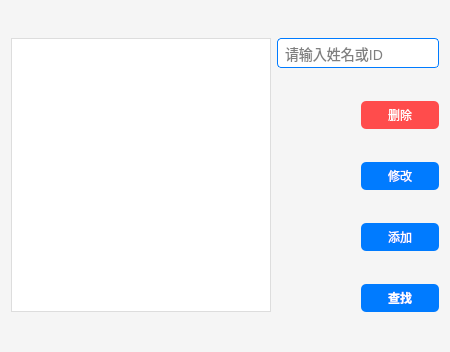
<?xml version="1.0" encoding="UTF-8"?>
<ui version="4.0">
 <class>DoctorView</class>
 <widget class="QWidget" name="DoctorView">
  <property name="geometry">
   <rect>
    <x>0</x>
    <y>0</y>
    <width>450</width>
    <height>352</height>
   </rect>
  </property>
  <property name="windowTitle">
   <string>医生管理</string>
  </property>
  <property name="styleSheet">
   <string notr="true">/* 界面背景颜色 */
QWidget#DoctorView {
    background-color: #F5F5F5;  /* 浅灰色背景 */
}

/* 表格样式 */
QTableView {
    background-color: #FFFFFF;  /* 表格背景色为白色 */
    border: 1px solid #DDDDDD;  /* 边框为浅灰色 */
    selection-background-color: #007BFF; /* 选中行背景为蓝色 */
    font-size: 12px;            /* 字体大小 */
}

/* 表格头部样式 */
QTableView::horizontalHeader {
    background-color: #007BFF;  /* 头部背景色为蓝色 */
    color: white;               /* 白色字体 */
}

/* 表格单元格的选中效果 */
QTableView::item:selected {
    background-color: #ADD8E6;  /* 选中单元格的背景色 */
}

/* 搜索框样式 */
QLineEdit#txtSearch {
    background-color: #FFFFFF;  /* 白色背景 */
    border: 1px solid #007BFF;  /* 蓝色边框 */
    border-radius: 4px;         /* 圆角 */
    padding: 5px;               /* 内边距 */
    font-size: 14px;            /* 字体大小 */
    min-width: 150px;           /* 最小宽度 */
}

/* 按钮通用样式 */
QPushButton {
    background-color: #007BFF;  /* 蓝色背景 */
    color: white;               /* 白色字体 */
    border: none;               /* 无边框 */
    border-radius: 5px;         /* 圆角 */
    padding: 5px 10px;          /* 内边距 */
    font-size: 12px;            /* 字体大小 */
    icon-size: 16px 16px;       /* 图标大小 */
}

/* 按钮悬停样式 */
QPushButton:hover {
    background-color: #0056B3;  /* 深蓝色背景 */
}

/* 按钮按下样式 */
QPushButton:pressed {
    background-color: #003F7F;  /* 更深的蓝色背景 */
}

/* 搜索按钮特殊样式 */
QPushButton#btSearch {
    font-weight: bold;          /* 字体加粗，强调查找功能 */
}

/* 删除按钮警示样式 */
QPushButton#btDelete {
    background-color: #FF4C4C;  /* 红色背景 */
}

QPushButton#btDelete:hover {
    background-color: #CC0000;  /* 深红色背景 */
}

QPushButton#btDelete:pressed {
    background-color: #990000;  /* 更深的红色背景 */
}
</string>
  </property>
  <layout class="QGridLayout" name="gridLayout">
   <item row="0" column="0" rowspan="5">
    <widget class="QTableView" name="tableView"/>
   </item>
   <item row="0" column="1" colspan="2">
    <widget class="QLineEdit" name="txtSearch">
     <property name="styleSheet">
      <string notr="true">
        /* 界面背景颜色 */
        QWidget {
            background-color: #F5F5F5;  /* 背景为浅灰色 */
        }

        /* 搜索框样式 */
        QLineEdit {
            background-color: #FFFFFF;  /* 白色背景 */
            border: 1px solid #007BFF;  /* 蓝色边框 */
            border-radius: 4px;         /* 圆角 */
            padding: 5px;               /* 内边距 */
            font-size: 14px;            /* 字体大小 */
            min-width: 150px;           /* 最小宽度 */
        }

        /* 按钮样式 */
        QPushButton {
            background-color: #007BFF;  /* 蓝色背景 */
            color: white;               /* 白色字体 */
            border: none;               /* 无边框 */
            border-radius: 5px;         /* 圆角 */
            padding: 3px 8px;          /* 内边距 */
            font-size: 12px;            /* 字体大小 */
        }

        /* 按钮悬停样式 */
        QPushButton:hover {
            background-color: #0056B3;  /* 深蓝色背景 */
        }

        /* 按钮按下样式 */
        QPushButton:pressed {
            background-color: #003F7F;  /* 更深的蓝色背景 */
        }

        /* 表格样式 */
        QTableView {
            background-color: #FFFFFF;  /* 表格背景色为白色 */
            border: 1px solid #DDDDDD;  /* 边框为浅灰色 */
            selection-background-color: #007BFF; /* 选中行背景为蓝色 */
            font-size: 12px;            /* 字体大小 */
        }

        /* 表格头部样式 */
        QTableView::horizontalHeader {
            background-color: #007BFF;  /* 头部背景色为蓝色 */
            color: white;               /* 白色字体 */
        }

        /* 表格单元格的选中效果 */
        QTableView::item:selected {
            background-color: #ADD8E6;  /* 选中单元格的背景色 */
        }

</string>
     </property>
     <property name="placeholderText">
      <string>请输入姓名或ID</string>
     </property>
    </widget>
   </item>
   <item row="1" column="1" rowspan="4">
    <spacer name="verticalSpacer">
     <property name="orientation">
      <enum>Qt::Orientation::Vertical</enum>
     </property>
     <property name="sizeHint" stdset="0">
      <size>
       <width>20</width>
       <height>206</height>
      </size>
     </property>
    </spacer>
   </item>
   <item row="1" column="2">
    <widget class="QPushButton" name="btDelete">
     <property name="text">
      <string>删除</string>
     </property>
     <property name="icon">
      <iconset>
       <normaloff>img/Delete.png</normaloff>img/Delete.png</iconset>
     </property>
    </widget>
   </item>
   <item row="2" column="2">
    <widget class="QPushButton" name="btEdit">
     <property name="text">
      <string>修改</string>
     </property>
     <property name="icon">
      <iconset>
       <normaloff>img/Delete.png</normaloff>img/Delete.png</iconset>
     </property>
    </widget>
   </item>
   <item row="3" column="2">
    <widget class="QPushButton" name="btAdd">
     <property name="text">
      <string>添加</string>
     </property>
     <property name="icon">
      <iconset>
       <normaloff>img/Add.png</normaloff>img/Add.png</iconset>
     </property>
    </widget>
   </item>
   <item row="4" column="2">
    <widget class="QPushButton" name="btSearch">
     <property name="text">
      <string>查找</string>
     </property>
     <property name="icon">
      <iconset>
       <normaloff>img/Search.png</normaloff>img/Search.png</iconset>
     </property>
    </widget>
   </item>
  </layout>
 </widget>
 <resources/>
 <connections/>
</ui>
